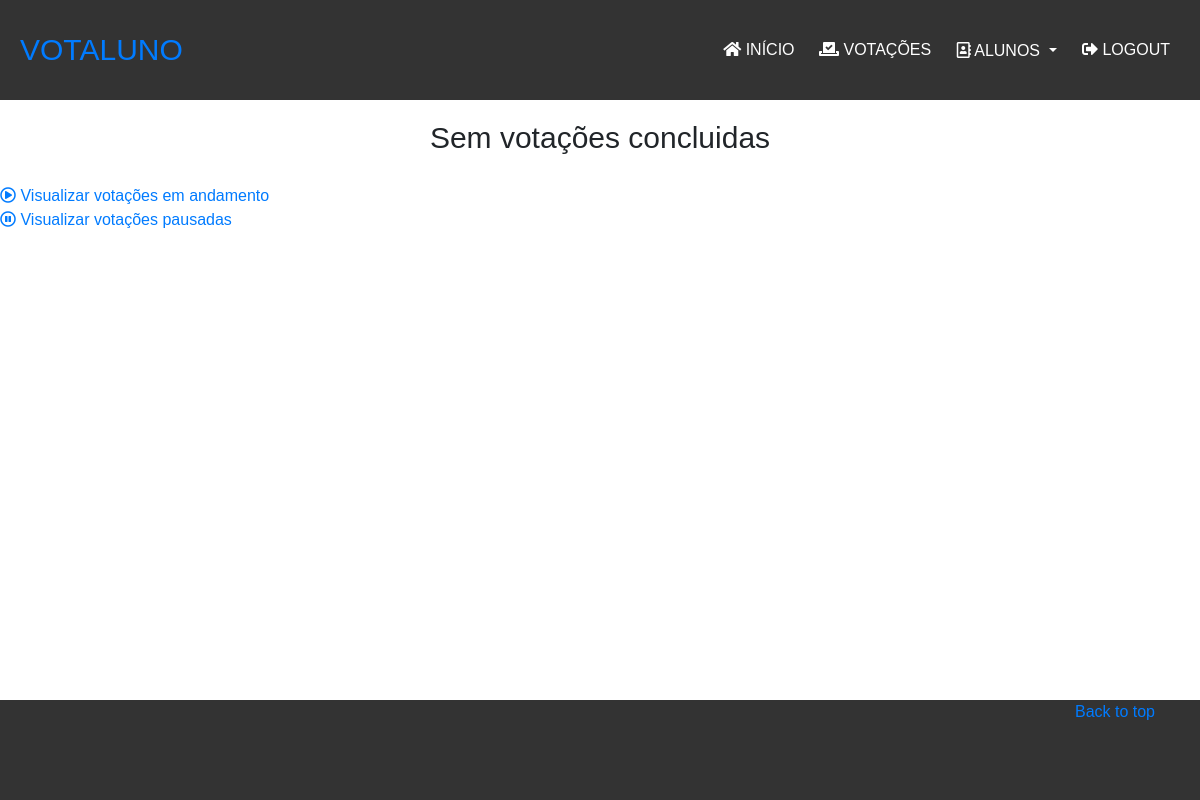
The app's page /concluidas/ (signed in), older data.
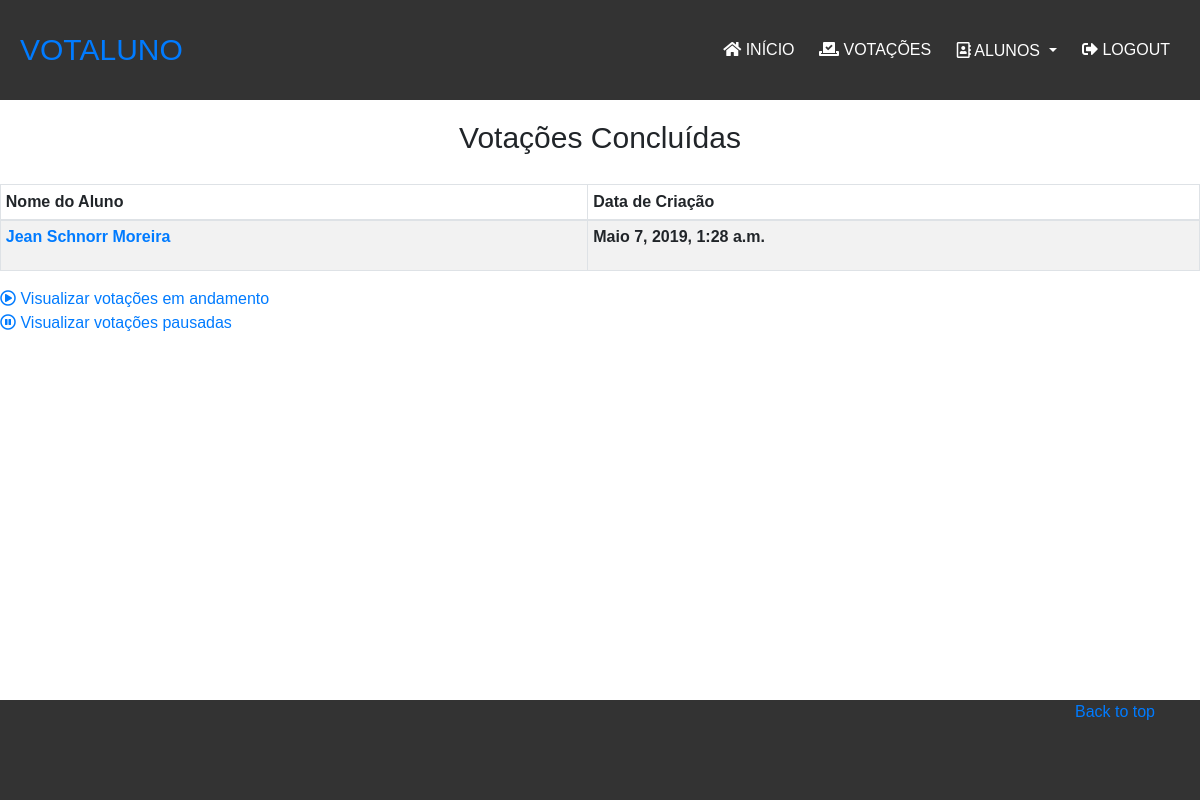
The same page, newer data.
### votacoes/models.py (models this page shows, shortened)
class Votacao(models.Model):
    aluno = models.ForeignKey(Aluno,on_delete=models.CASCADE)
    created_date = models.DateTimeField(default=now, editable=False)
    emAndamento = 1
    pausada = 2
    finalizada = 3
    escolhas =(
        (1,'Em Andamento'),
        (2,'Pausada'),
        (3,'Finalizada')
    )
    estado = models.IntegerField(choices=escolhas, default=2)
    class Meta:
        verbose_name_plural = 'votações'

class Aluno(models.Model):
    imagemAluno = models.ImageField(upload_to='images/')
    nomeAluno = models.CharField(
        max_length=255,
        null=False,
        blank=False
    )
    cpfAluno = models.CharField(
        max_length=14,
        null=False,
        blank=False
    )
    turmaAluno = models.ForeignKey("Turma",on_delete=models.CASCADE)

### votacoes/views.py (the view)
# urls.py: path('concluidas/',views.concluidas,name='concluidas'),
@login_required
def concluidas(request):
    context = {}
    votacoesConcluidas = Votacao.objects.filter(estado=3)
    context['votacoesConcluidas'] = votacoesConcluidas
    return render(request,'votacoes/concluidas.html',context)

### votacoes/templates/votacoes/concluidas.html
{% extends 'baseSite.html' %}
{% block content %}
{% if votacoesConcluidas %}
    <h2>Votações Concluídas</h2>
    <ul>
        <table id="dtVerticalScrollExample" class="table table-responsive-sm table-striped table-bordered table-sm" cellspacing="0"
        width="90%">
        <thead>
            <th>Nome do Aluno</th>
            <th> Data de Criação</th>
        </thead>
        <tbody>
            {% for Votacao in votacoesConcluidas %}
                <tr>
                    <th>
                        <li><a href="{% url 'exibirAluno' Votacao.aluno.cpfAluno %}">{{ Votacao.aluno.nomeAluno }}</a></li>
                    </th>
                    <th>
                        <p>{{ Votacao.created_date }}</p>
                    </th>
                </tr>
            {% endfor %}
            </tbody>
        </table>
    </ul>
    <div class="divLinkEscolhas">
        <a href="{% url 'emAndamento' %}"><i class="far fa-play-circle"></i> Visualizar votações em andamento</a><br>
        <a href="{% url 'pausadas' %}"><i class="far fa-pause-circle"></i> Visualizar votações pausadas</a>
    </div>
{% else %}
    <h2>Sem votações concluidas</h2>
    <div class="divLinkEscolhas">
        <a href="{% url 'emAndamento' %}"><i class="far fa-play-circle"></i> Visualizar votações em andamento</a><br>
        <a href="{% url 'pausadas' %}"><i class="far fa-pause-circle"></i> Visualizar votações pausadas</a>
    </div>
{% endif %}
{% endblock %}

Row changes from the older to the newer data that the page shows:
now on this page (row edited): Votacao: aluno.nomeAluno "Jean Schnorr Moreira", created_date "Maio 7, 2019, 1:28 a.m."
Text that changed along with them:
text no longer shown: "Sem votações concluidas"
text now shown: "Votações Concluídas Nome do Aluno Data de Criação"
